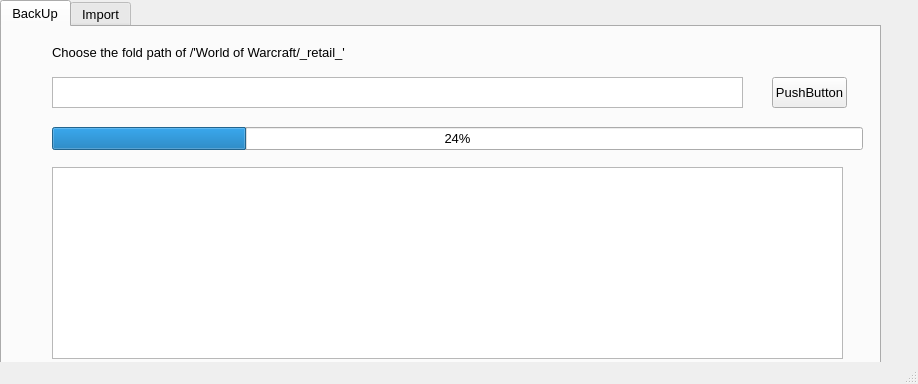
<?xml version="1.0" encoding="UTF-8"?>
<ui version="4.0">
 <class>MainWindow</class>
 <widget class="QMainWindow" name="MainWindow">
  <property name="geometry">
   <rect>
    <x>0</x>
    <y>0</y>
    <width>918</width>
    <height>384</height>
   </rect>
  </property>
  <property name="windowTitle">
   <string>MainWindow</string>
  </property>
  <widget class="QWidget" name="centralwidget">
   <widget class="QTabWidget" name="tabWidget">
    <property name="geometry">
     <rect>
      <x>0</x>
      <y>0</y>
      <width>881</width>
      <height>371</height>
     </rect>
    </property>
    <property name="font">
     <font>
      <pointsize>10</pointsize>
     </font>
    </property>
    <property name="currentIndex">
     <number>0</number>
    </property>
    <property name="iconSize">
     <size>
      <width>16</width>
      <height>16</height>
     </size>
    </property>
    <widget class="QWidget" name="tab">
     <attribute name="title">
      <string>BackUp</string>
     </attribute>
     <widget class="QProgressBar" name="backupProcessBar">
      <property name="geometry">
       <rect>
        <x>50</x>
        <y>100</y>
        <width>811</width>
        <height>23</height>
       </rect>
      </property>
      <property name="value">
       <number>24</number>
      </property>
     </widget>
     <widget class="QTextBrowser" name="backupDetailText">
      <property name="geometry">
       <rect>
        <x>50</x>
        <y>140</y>
        <width>791</width>
        <height>192</height>
       </rect>
      </property>
     </widget>
     <widget class="QTextBrowser" name="backupPathText">
      <property name="geometry">
       <rect>
        <x>50</x>
        <y>50</y>
        <width>691</width>
        <height>31</height>
       </rect>
      </property>
     </widget>
     <widget class="QPushButton" name="choseBtnOne">
      <property name="geometry">
       <rect>
        <x>770</x>
        <y>50</y>
        <width>75</width>
        <height>31</height>
       </rect>
      </property>
      <property name="text">
       <string>PushButton</string>
      </property>
     </widget>
     <widget class="QLabel" name="label">
      <property name="geometry">
       <rect>
        <x>50</x>
        <y>10</y>
        <width>700</width>
        <height>30</height>
       </rect>
      </property>
      <property name="font">
       <font>
        <pointsize>10</pointsize>
       </font>
      </property>
      <property name="text">
       <string>Choose the fold path of /'World of Warcraft/_retail_'</string>
      </property>
     </widget>
    </widget>
    <widget class="QWidget" name="tab_2">
     <attribute name="title">
      <string>Import</string>
     </attribute>
     <widget class="QTextBrowser" name="importDetailText">
      <property name="geometry">
       <rect>
        <x>50</x>
        <y>140</y>
        <width>791</width>
        <height>192</height>
       </rect>
      </property>
     </widget>
     <widget class="QProgressBar" name="importProcessBar">
      <property name="geometry">
       <rect>
        <x>50</x>
        <y>100</y>
        <width>811</width>
        <height>23</height>
       </rect>
      </property>
      <property name="value">
       <number>24</number>
      </property>
     </widget>
     <widget class="QTextBrowser" name="importPathText">
      <property name="geometry">
       <rect>
        <x>50</x>
        <y>50</y>
        <width>691</width>
        <height>31</height>
       </rect>
      </property>
     </widget>
     <widget class="QPushButton" name="choseBtn2">
      <property name="geometry">
       <rect>
        <x>770</x>
        <y>50</y>
        <width>75</width>
        <height>31</height>
       </rect>
      </property>
      <property name="text">
       <string>PushButton</string>
      </property>
     </widget>
     <widget class="QLabel" name="label_2">
      <property name="geometry">
       <rect>
        <x>50</x>
        <y>10</y>
        <width>700</width>
        <height>30</height>
       </rect>
      </property>
      <property name="font">
       <font>
        <pointsize>10</pointsize>
       </font>
      </property>
      <property name="text">
       <string>Choose the fold path of /'World of Warcraft/_retail_'</string>
      </property>
     </widget>
    </widget>
   </widget>
  </widget>
  <widget class="QStatusBar" name="statusbar"/>
 </widget>
 <resources/>
 <connections/>
</ui>
